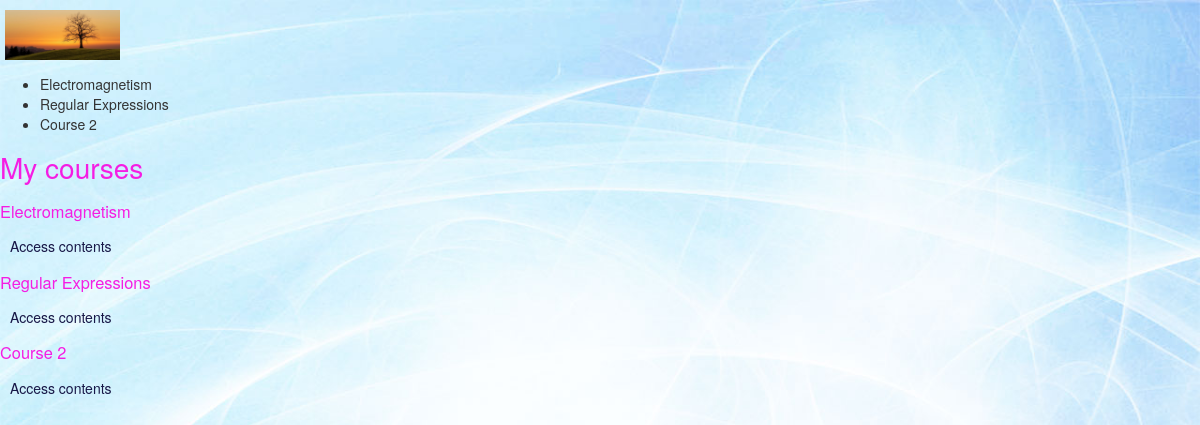
The page /students/courses/ (signed in) on the database its author committed.
### courses/models.py (models this page shows, shortened)
class Course(models.Model):
	owner = models.ForeignKey(User, related_name='courses_created')
	subject = models.ForeignKey(Subject, related_name='courses')
	title = models.CharField(max_length=200)
	slug = models.SlugField(max_length=200, unique=True)
	overview = models.TextField()
	created = models.DateTimeField(auto_now_add=True)
	students = models.ManyToManyField(User, related_name='courses_joined', blank=True)
	class Meta:
		ordering = ('-created',)

### students/views.py (the view)
class StudentCourseListView(LoginRequiredMixin, ListView):
	model = Course
	template_name = 'students/course/list.html'
	def get_queryset(self):
		qs = super(StudentCourseListView, self).get_queryset()
		return qs.filter(students__in=[self.request.user])

### students/templates/students/course/list.html (shortened to what this page needs)
{% extends "base.html" %}
{% block content %}
<h1>My courses</h1>
<div class="module">
{% for course in object_list %}
<div class="course-info">
<h3>{{ course.title }}</h3>
<p><a href="{% url "student_course_detail" course.id %}">Access contents</a></p>
</div>
{% empty %}
<p>
You are not enrolled in any courses yet.
<a href="{% url "course_list" %}">Browse courses</a> to enroll in a course.
</p>
{% endfor %}
</div>
{% endblock %}

### courses/templates/base.html (shortened to what this page needs)
{% load staticfiles %}
<!DOCTYPE html>
<html>
<head>
<link href="{% static "css/bootstrap.css" %}" rel="stylesheet">
</head>
<body>
<div id="header">
<img class = "logo" src="{% static 'images/background2.png' %}">
<ul class="menu">
{% if request.user.is_authenticated %}
{%for course in object_list%}
<li> {{course.title}} </li>
{% endfor %}
{% else %}
<div class="sign_in_up">
<li><a href="{% url "login" %}">Sign in</a></li>
</div>
{% endif %}
</ul>
</div>
{% block content %}
{% endblock %}
</body>
</html>

### rows shown on the page
Course: title "Electromagnetism"
Course: title "Regular Expressions"
Course: title "Course 2"
